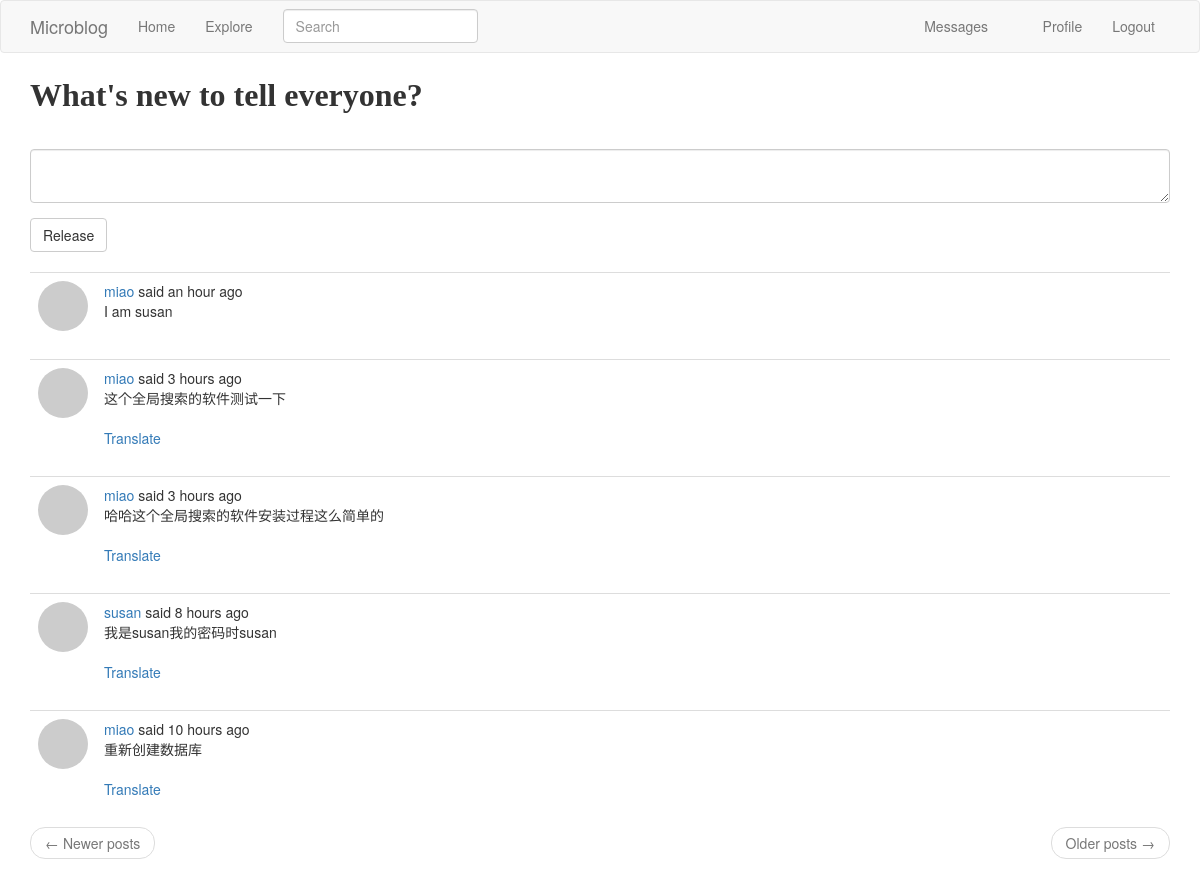
The app's page /index (signed in) with its own data.
### app/models.py (models this page shows, shortened)
class SearchableMixin(object):
    @classmethod
    def before_commit(cls, session):  # 在事务提交发生之前
        session._changes = {
            'add': list(session.new),
            'update': list(session.dirty),
            'delete': list(session.deleted)
        }
    @classmethod
    def after_commit(cls, session):  # 在事务提交发生之后
        for obj in session._changes['add']:
            if isinstance(obj, SearchableMixin):
                add_to_index(obj.__tablename__, obj)
        for obj in session._changes['update']:
            if isinstance(obj, SearchableMixin):
                add_to_index(obj.__tablename__, obj)
        for obj in session._changes['delete']:
            if isinstance(obj, SearchableMixin):
                remove_from_index(obj.__tablename__, obj)
        session._changes = None

class Post(SearchableMixin, db.Model):
    __searchable__ = ['body']  # 这个模型需要有body字段才能被索引,我添加的这个__searchable__属性只是一个变量，它没有任何关联的行为。 它只会帮助我以通用的方式编写索引函数。
    id = db.Column(db.Integer, primary_key=True)
    body = db.Column(db.String(140))
    timestamp = db.Column(db.DateTime, index=True, default=datetime.utcnow)
    user_id = db.Column(db.Integer, db.ForeignKey('user.id'))  # 初始化为user.id的外键,Flask-SQLAlchemy自动设置类名为小写来作为对应表的名称
    language = db.Column(db.String(5))  # 用户发表的动态的语言类型

### app/main/routes.py (the view, shortened to what this page needs)
@bp.route('/', methods=['GET', 'POST'])
@bp.route('/index', methods=['GET', 'POST'])
@login_required  # 该装饰器来拒绝匿名用户的访问以保护某个视图函数。 当你将此装饰器添加到位于@bp.route装饰器下面的视图函数上时，该函数将受到保护，不允许未经身份验证的用户访问
def index():
    form = PostForm()
    start_page = request.args.get('page', 1, type=int)  # 获取动态页要显示动态的起始页
    end_page = current_app.config['POSTS_PER_PAGE']  # 获取动态页要显示动态的终止页
    posts = current_user.followed_posts().paginate(start_page, end_page, False)
    next_url = url_for('main.index', page=posts.next_num) if posts.has_next else None
    prev_url = url_for('main.index', page=posts.prev_num) if posts.has_prev else None
    return render_template('index.html', title=_('Home'), form=form,
                           posts=posts.items, next_url=next_url, prev_url=prev_url)

### app/main/forms.py
class SearchForm(FlaskForm):
    q = StringField(_l('Search'), validators=[DataRequired()])
    def __init__(self, *args, **kwargs):
        if 'formdata' not in kwargs:
            kwargs['formdata'] = request.args
        if 'csrf_enabled' not in kwargs:
            kwargs['csrf_enabled'] = False
        super(SearchForm, self).__init__(*args, **kwargs)

class PostForm(FlaskForm):
    post = TextAreaField("", validators=[DataRequired(), Length(min=1, max=140)])  # "What's new to tell everyone?"
    submit = SubmitField(_l('Release'))

### app/main/routes.py (called while the page is built)
@bp.before_app_request
def before_request():
    if current_user.is_authenticated:  # 当前用户是否已经登录
        current_user.last_seen = datetime.utcnow()
        db.session.commit()  # 不需要db.session.add()这句，因为当前用户已经存在数据库里了，当前用户是查询得到的
        g.search_form = SearchForm()
    g.locale = str(get_locale())

### app/models.py (called while the page is built)
@login.user_loader
def load_user(id):
    return User.query.get(int(id))

    def avatar(self, size):
        digest = md5(self.email.lower().encode('utf-8')).hexdigest()  # md5(b'miao@email.com').hexdigest()获取字符串的md5值
        return 'https://www.gravatar.com/avatar/{}?d=identicon&s={}'.format(digest, size)

    def followed_posts(self):
        followed = Post.query.join(
            followers, (followers.c.followed_id == Post.user_id)).filter(
            followers.c.follower_id == self.id)  # 自己关注的人的博客
        own = Post.query.filter_by(user_id=self.id)  # 自己的博客
        return followed.union(own).order_by(Post.timestamp.desc())

    def new_messages(self):
        last_read_time = self.last_message_read_time or datetime(1900, 1, 1)
        return Message.query.filter_by(recipient=self).filter(
            Message.timestamp > last_read_time).count()

### app/templates/index.html
{% extends "base.html" %}
{% import 'bootstrap/wtf.html' as wtf %}
{% block app_content %}
    {% if form %}
        <p style="font-family: 幼圆;font-size:xx-large;font-weight: bolder">
            {{ _("What's new to tell everyone?") }}
        </p>
        {{ wtf.quick_form(form) }}
        <br>
    {% endif %}
    {% for post in posts %}
        {% include '_post.html' %}
    {% endfor %}
    <nav aria-label="...">
        <ul class="pager">
            <li class="previous{% if not prev_url %} disabled{% endif %}">
                <a href="{{ prev_url or '#' }}">
                    <span aria-hidden="true">&larr;</span> {{ _('Newer posts') }}
                </a>
            </li>
            <li class="next{% if not next_url %} disabled{% endif %}">
                <a href="{{ next_url or '#' }}">
                    {{ _('Older posts') }} <span aria-hidden="true">&rarr;</span>
                </a>
            </li>
        </ul>
    </nav>
{% endblock %}

### app/templates/_post.html (shortened to what this page needs)
<table class="table table-hover">
    <tr>
        <td width="50px">
            <a href="{{ url_for('main.user', username=post.author.username) }}">
                <div style="width: 50px;height: 50px; border-radius:50%;overflow: hidden;">
                    <img src="{{ post.author.avatar(50) }}"/>
                </div>
            </a>
        </td>
        <td>
            {{ _('%(username)s said %(when)s', username=user_link, when=moment(post.timestamp).fromNow()) }}
            <br>
            <span id="post{{ post.id }}">{{ post.body }}</span>
            {% if post.language and post.language != g.locale %}
                <br><br>
                <span id="translation{{ post.id }}">
                    <a href="javascript:translate(
                                '#post{{ post.id }}',
                                '#translation{{ post.id }}',
                                '{{ post.language }}',
                                '{{ g.locale }}');">{{ _('Translate') }}</a>
                </span>
            {% endif %}
        </td>
    </tr>
</table>

### records on screen
Post: body "I am susan"
Post: body "这个全局搜索的软件测试一下"
Post: body "哈哈这个全局搜索的软件安装过程这么简单的"
Post: body "我是susan我的密码时susan"
Post: body "重新创建数据库"
